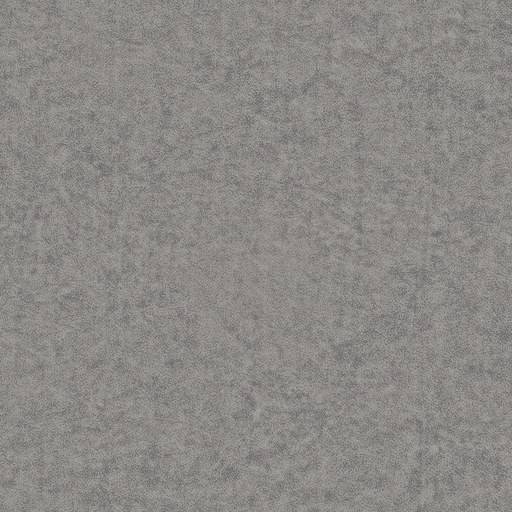
#> input picture blender/texturas/cabina/alcantara_clara_color.jpg, 512 x 512 px
$ python comparar_stills.py ../../blender/texturas/cabina/alcantara_clara_color.jpg ../../blender/texturas/cabina/alcantara_clara_nor.jpg out.png
#> lines starting #> are read from the running program, lines starting #| are printed output that depends on the picture; long printed decimals are rounded
"""Pixel difference of two stills of the same size: max / mean absolute difference per channel (0-255) and the share of pixels that differ.
  uv run -q --with numpy --with pillow python -I scripts/g63/comparar_stills.py a.png b.png [diff.png]
"""
import sys
import numpy as np
from PIL import Image

a, b = (np.asarray(Image.open(p).convert("RGB"), dtype=np.int16) for p in sys.argv[1:3])
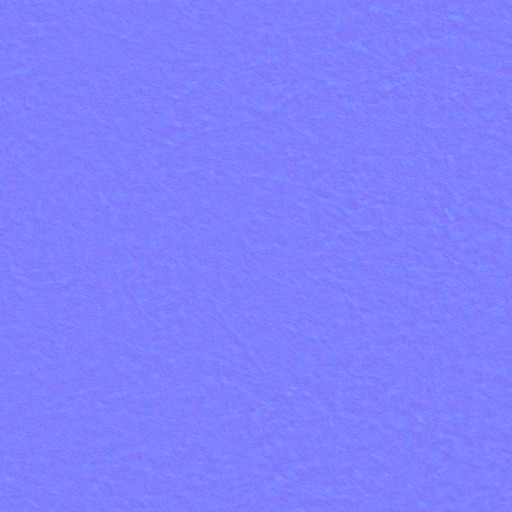
#> input picture blender/texturas/cabina/alcantara_clara_nor.jpg, 512 x 512 px
d = np.abs(a - b)
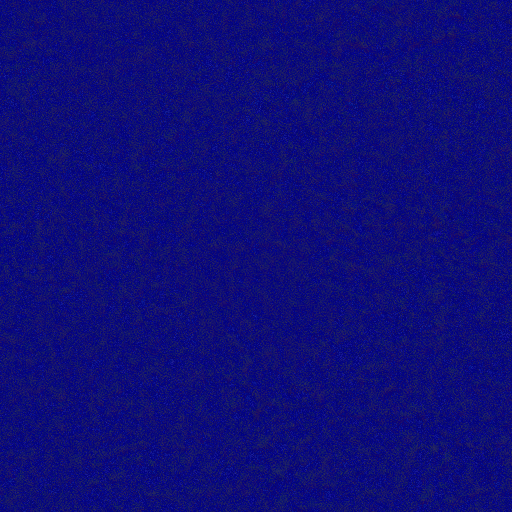
#> d: shape (512, 512, 3) int16; mean R, G, B 14.5, 13.5, 119.4
print(f"{a.shape[1]}x{a.shape[0]}  max {d.max()}  media {d.mean():.5f}  pixeles distintos {(d.max(axis=2) > 0).mean() * 100:.4f} %")
#| 512x512  max 167  media 49.122  pixeles distintos 100.0000 %
if len(sys.argv) > 3:
    Image.fromarray(np.clip(d * 8, 0, 255).astype(np.uint8)).save(sys.argv[3])
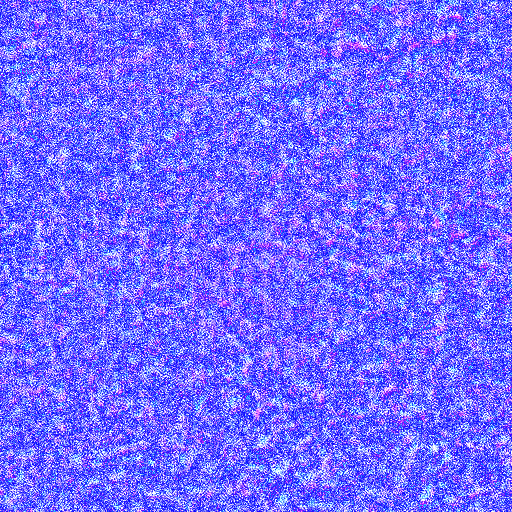
#> saved as out.png: PIL image 512x512 RGB; mean R, G, B 114.3, 106.9, 255
